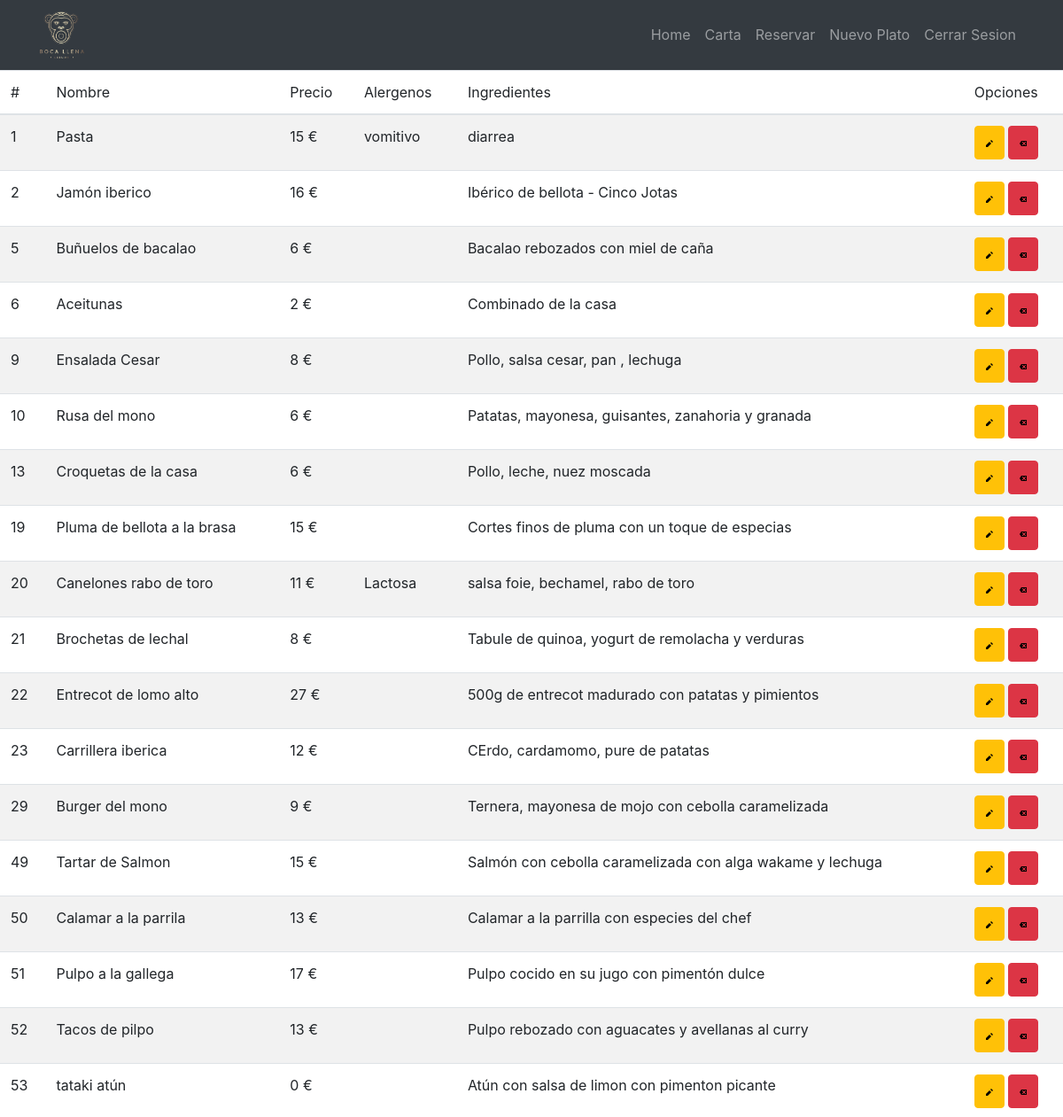
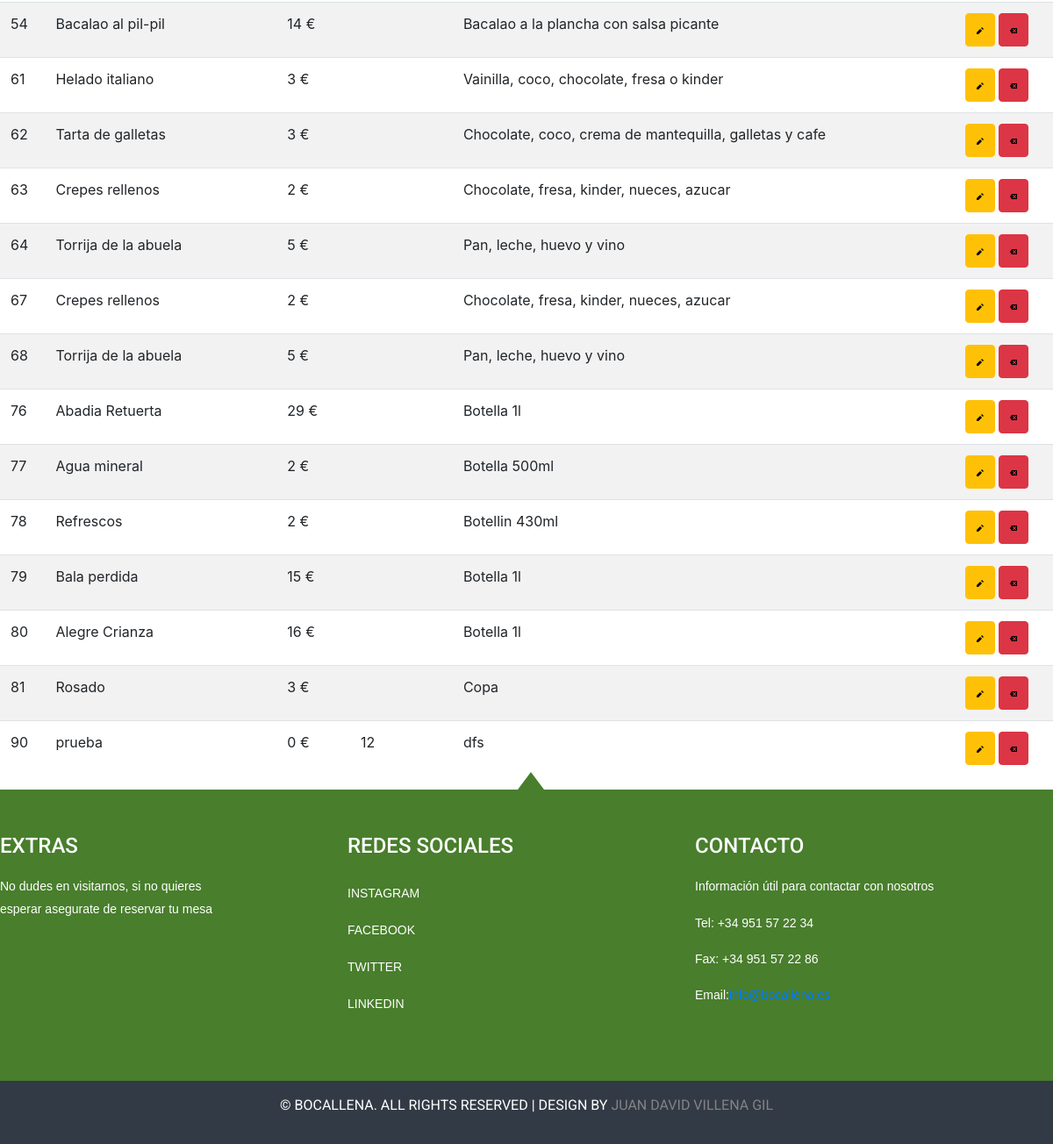
Page /carta.php on the committed database (2 pictures, top to bottom).
### tables this page shows
CREATE TABLE `plato` (
  `idPlato` int(11) NOT NULL,
  `nombre` varchar(255) NOT NULL,
  `foto` varchar(255) DEFAULT NULL,
  `ingredientes` varchar(255) NOT NULL,
  `precio` int(11) NOT NULL,
  `alergeno` varchar(255) DEFAULT NULL,
  `disponible` tinyint(1) NOT NULL DEFAULT 1,
  `idTipo` int(11) DEFAULT NULL
);

### libs/Database.php (called while the page is built, shortened)
<?php
	class pdoDatabase
	{
		private $host = "localhost" ;
		private $dbName ;
		private $dbUser ;
		private $dbPass ;
		private $sqli = null ;
		private $result = null ;
		private static $instance = null ;
		private function __construct($dbu, $dbp, $dbn)
		{
			$this->dbUser = $dbu ;
			$this->dbPass = $dbp ;
			$this->dbName = $dbn ;
		}
		public static function getInstance($dbu, $dbp, $dbn)
		{
			if (pdoDatabase::$instance==null)
				pdoDatabase::$instance = new pdoDatabase($dbu, $dbp, $dbn) ;
			return pdoDatabase::$instance ;
		}
		private function connect()
		{
            try{
                $this->sqli = new PDO("mysql:host=$this->host;dbname=$this->dbName","$this->dbUser","$this->dbPass")
                                        or die("ERROR: Ha fallado la conexión con la base de datos.") ;
            }catch(PDOException $e){
                die(“ERROR:: “.$e->getMessage());
            }
		}
		public function queryPdo($sql,$parametros):bool
		{
            $this->result = $this->sqli->prepare($sql);
            $this->result->execute($parametros);
			if (is_object($this->result))
				return ($this->result->rowCount() > 0);
			return $this->result ;
		}
		public function getObject($cls = "StdClass")
		{
			return $this->result->fetchObject($cls) ;
		}
	}

### libs/Plato.php (called while the page is built, shortened)
<?php
class Plato{
    private $idPlato;
    private $nombre;
    private $precio;
    private $alergeno;
    private $ingredientes;
    public function getIdPlato(){
        return $this->idPlato;
    }
    public function getPrecio(){
        return $this->precio;
    }
    public function getNombre(){
        return $this->nombre;
    }
    public function getIngredientes(){
        return $this->ingredientes;
    }
    public function getAlergeno(){
        return $this->alergeno;
    }
}

### carta.php (the view, shortened to what this page needs)
<?php
    require_once 'libs/navbar.php';
    require_once 'libs/Database.php';
    require_once 'libs/Plato.php';
    $db = pdoDatabase::getInstance('root','', 'plantillamenu');
    $parametros = [];
    if(!$db->queryPdo("SELECT * FROM plato",$parametros)){
        $mensaje = 'No hay platos que mostrar';
    }
?>
<div class="content table-responsive table-full-width">
<table class="table table-hover table-striped">
    <thead>
        <th>#</th>
        <th>Nombre</th>
        <th>Precio</th>
        <th>Alergenos</th>
        <th>Ingredientes</th>
        <th><i class="fa fa-wrench" aria-hidden="true"></i>Opciones</th>
    </thead>
    <tbody>
    <?php while ($item = $db->getObject('Plato')):?>
           <tr>
               <td><?=$item->getIdPlato()?></td>
               <td><?=$item->getNombre()?></td>
               <td><?=$item->getPrecio()." €"?></td>
               <td><?=$item->getAlergeno()?></td>
               <td><?=$item->getIngredientes()?></td>
                <?php echo "<td><a href='modificar.php?id=".$item->getIdPlato()."' class='btn btn-warning btn-m'><i class='fa fa-pencil' aria-hidden='true'><img src='images/pencil.svg'></i></a>"; ?>
            <?php echo "<a href='borrar.php?id=".$item->getIdPlato()."' class='btn btn-danger btn-m'><i class='fa fa-trash' aria-hidden='true'><img src='images/delete.svg'></i></a>". "</td>"; ?>
        </tr>
        <?php endwhile; ?>
    </tbody>
</table>
</div>
<? require_once '/libs/footer.php'; ?>

### libs/navbar.php (shortened to what this page needs)
<!DOCTYPE html>
<html lang="es">
<head>
	<link href="css/style.css" rel="stylesheet" type="text/css"  media="all" />
	<link rel="stylesheet" href="https://stackpath.bootstrapcdn.com/bootstrap/4.3.1/css/bootstrap.min.css">
</head>
<body>
<nav class="navbar navbar-expand-lg navbar-dark bg-dark static-top">
  <div class=" container ">
    <a class="loguito navbar-brand" href="home.php">
          <img src="images/logoapp.png" alt="">
        </a>
    <div class="collapse navbar-collapse" id="navbarResponsive">
      <ul class="navbar-nav ml-auto">
        <li class="nav-item ">
          <a class="nav-link" href="home.php">Home
              </a>
        </li>
        <li class="nav-item">
          <a class="nav-link" href="carta.php">Carta</a>
        </li>
        <li class="nav-item">
          <a class="nav-link" href="reservar.php">Reservar</a>
        </li>
        <li class="nav-item">
          <a class="nav-link" href="crearplato.php">Nuevo Plato</a>
        </li>
        <li class="nav-item">
          <a class="nav-link" href="libs/logout.php">Cerrar Sesion</a>
        </li>
      </ul>
    </div>
  </div>
</nav>

### libs/footer.php (shortened to what this page needs)
<div class="footer">
			<div class="wrap">
			<div class="footer-grids">
				<div class="footer-grid">
					<h3>EXTRAS</h3>
					<p>No dudes en visitarnos, si no quieres esperar asegurate de reservar tu mesa</p>
				</div>
				<div class="footer-grid">
					<h3>REDES SOCIALES</h3>
					<ul>
						<li><a href="https://www.instagram.com/bocallenateatinos/">Instagram</a></li>
						<li><a href="https://www.facebook.com/Bocallenateatinos/">Facebook</a></li>
						<li><a href="https://www.twitter.com/">Twitter</a></li>
						<li><a href="https://www.linkedin.com/in/juan-david-villena-gil/">Linkedin</a></li>
					</ul>
				</div>
				<div class="footer-grid footer-lastgrid">
					<h3>CONTACTO</h3>
					<p>Información útil para contactar con nosotros</p>
					<div class="footer-grid-address">
						<p>Tel: +34 951 57 22 34</p>
						<p>Fax: +34 951 57 22 86 </p>
						<p>Email:<a href="info@bocallena.es">info@bocallena.es</a></p>
					</div>
				</div>
			</div>
			</div>
		</div>
		<div class="copy-right">
			<p>© Bocallena. All Rights Reserved | Design by <a href="https://www.linkedin.com/in/juan-david-villena-gil/">Juan David Villena Gil</a></p>
		</div>
	</body>
</html>

### css/style.css (style rules this page uses)
html,body,div,span,applet,object,iframe,h1,h2,h3,h4,h5,h6,p,blockquote,pre,a,abbr,acronym,address,big,cite,code,del,dfn,em,img,ins,kbd,q,s,samp,small,strike,strong,sub,sup,tt,var,b,u,i,dl,dt,dd,ol,nav ul,nav li,fieldset,form,label,legend,table,caption,tbody,tfoot,thead,tr,th,td,article,aside,canvas,details,embed,figure,figcaption,footer,header,hgroup,menu,nav,output,ruby,section,summary,time,mark,audio,video { margin:0;padding:0;border:0;font-size:100%;font:inherit;vertical-align:baseline; }
article, aside, details, figcaption, figure,footer, header, hgroup, menu, nav, section { display: block; }
ol,ul { list-style:none;margin:0px;padding:0px; }
table { border-collapse:collapse;border-spacing:0; }
a { text-decoration:none; }
img { max-width:100%; }
body { font-family:Arial, Helvetica, sans-serif; }
.loguito { width: 50px; }
.wrap { width:100%; margin:0 auto; transition:all .2s linear; -moz-transition:all .2s linear; -webkit-transition:all .2s linear; -o-transition:all .2s linear; -ms-transition:all .2s linear; }
.footer { background:#487e2c; padding: 50px 0; position:relative; }
.footer:after { content: ''; position:absolute; width: 0; height: 0; border:20px solid #487e2c; border-top: 0 solid rgba(0, 0, 0, 0)!important; border-right: 15px solid rgba(0, 0, 0, 0)!important; border-left: 15px solid rgba(0, 0, 0, 0)!important; left:50%; top:-20px; margin-left: -10px; }
.footer-grid { float:left; width:23%; margin-right:10%; }
.footer-grid h3 { font-size: 1.5em; color: #fff; text-transform: uppercase; font-family: 'Roboto', sans-serif; margin-bottom: 20px; }
.footer-grid p { font-size: 0.875em; color:#FFF; font-family: Arial, Helvetica, sans-serif; line-height: 1.8em; }
.footer-grid ul li a { display:block; padding:10px 0px; border-bottom: 1px solid #487e2c; font-size: 0.875em; color:#FFF; font-family: Arial, Helvetica, sans-serif; transition: 0.5s ease; -o-transition: 0.5s ease; -webkit-transition: 0.5s ease; text-transform:uppercase; }
.footer-lastgrid { margin:0; }
.copy-right { text-align:center; padding:1em; background:#323A45; }
.copy-right p { font-size: 1em; color: #fff; text-transform: uppercase; font-family: 'Roboto', sans-serif; }
.copy-right p a { color: rgba(148, 145, 145, 0.84); transition: 0.5s ease; -o-transition: 0.5s ease; -webkit-transition: 0.5s ease; }

### rows in the picture
plato: idPlato "1", nombre "Pasta", precio "15", alergeno "vomitivo", ingredientes "diarrea"
plato: idPlato "2", nombre "Jamón iberico", precio "16", ingredientes "Ibérico de bellota - Cinco Jotas"
plato: idPlato "5", nombre "Buñuelos de bacalao", precio "6", ingredientes "Bacalao rebozados con miel de caña"
plato: idPlato "6", nombre "Aceitunas", precio "2", ingredientes "Combinado de la casa"
plato: idPlato "9", nombre "Ensalada Cesar", precio "8", ingredientes "Pollo, salsa cesar, pan , lechuga"
plato: idPlato "10", nombre "Rusa del mono", precio "6", ingredientes "Patatas, mayonesa, guisantes, zanahoria y granada"
plato: idPlato "13", nombre "Croquetas de la casa", precio "6", ingredientes "Pollo, leche, nuez moscada"
plato: idPlato "19", nombre "Pluma de bellota a la brasa", precio "15", ingredientes "Cortes finos de pluma con un toque de especias"
plato: idPlato "20", nombre "Canelones rabo de toro", precio "11", alergeno "Lactosa", ingredientes "salsa foie, bechamel, rabo de toro"
plato: idPlato "21", nombre "Brochetas de lechal", precio "8", ingredientes "Tabule de quinoa, yogurt de remolacha y verduras"
plato: idPlato "22", nombre "Entrecot de lomo alto", precio "27", ingredientes "500g de entrecot madurado con patatas y pimientos"
plato: idPlato "23", nombre "Carrillera iberica", precio "12", ingredientes "CErdo, cardamomo, pure de patatas"
plato: idPlato "29", nombre "Burger del mono", precio "9", ingredientes "Ternera, mayonesa de mojo con cebolla caramelizada"
plato: idPlato "49", nombre "Tartar de Salmon", precio "15", ingredientes "Salmón con cebolla caramelizada con alga wakame y lechuga"
plato: idPlato "50", nombre "Calamar a la parrila", precio "13", ingredientes "Calamar a la parrilla con especies del chef"
plato: idPlato "51", nombre "Pulpo a la gallega", precio "17", ingredientes "Pulpo cocido en su jugo con pimentón dulce"
plato: idPlato "52", nombre "Tacos de pilpo", precio "13", ingredientes "Pulpo rebozado con aguacates y avellanas al curry"
plato: idPlato "53", nombre "tataki atún", precio "0", ingredientes "Atún con salsa de limon con pimenton picante"
plato: idPlato "54", nombre "Bacalao al pil-pil", precio "14", ingredientes "Bacalao a la plancha con salsa picante"
plato: idPlato "61", nombre "Helado italiano", precio "3", ingredientes "Vainilla, coco, chocolate, fresa o kinder"
plato: idPlato "62", nombre "Tarta de galletas", precio "3", ingredientes "Chocolate, coco, crema de mantequilla, galletas y cafe"
plato: idPlato "63", nombre "Crepes rellenos", precio "2", ingredientes "Chocolate, fresa, kinder, nueces, azucar"
plato: idPlato "64", nombre "Torrija de la abuela", precio "5", ingredientes "Pan, leche, huevo y vino"
plato: idPlato "67", nombre "Crepes rellenos", precio "2", ingredientes "Chocolate, fresa, kinder, nueces, azucar"
plato: idPlato "68", nombre "Torrija de la abuela", precio "5", ingredientes "Pan, leche, huevo y vino"
plato: idPlato "76", nombre "Abadia Retuerta", precio "29", ingredientes "Botella 1l"
plato: idPlato "77", nombre "Agua mineral", precio "2", ingredientes "Botella 500ml"
plato: idPlato "78", nombre "Refrescos", precio "2", ingredientes "Botellin 430ml"
plato: idPlato "79", nombre "Bala perdida", precio "15", ingredientes "Botella 1l"
plato: idPlato "80", nombre "Alegre Crianza", precio "16", ingredientes "Botella 1l"
plato: idPlato "81", nombre "Rosado", precio "3", ingredientes "Copa"
plato: idPlato "90", nombre "prueba", precio "0", alergeno "12", ingredientes "dfs"
